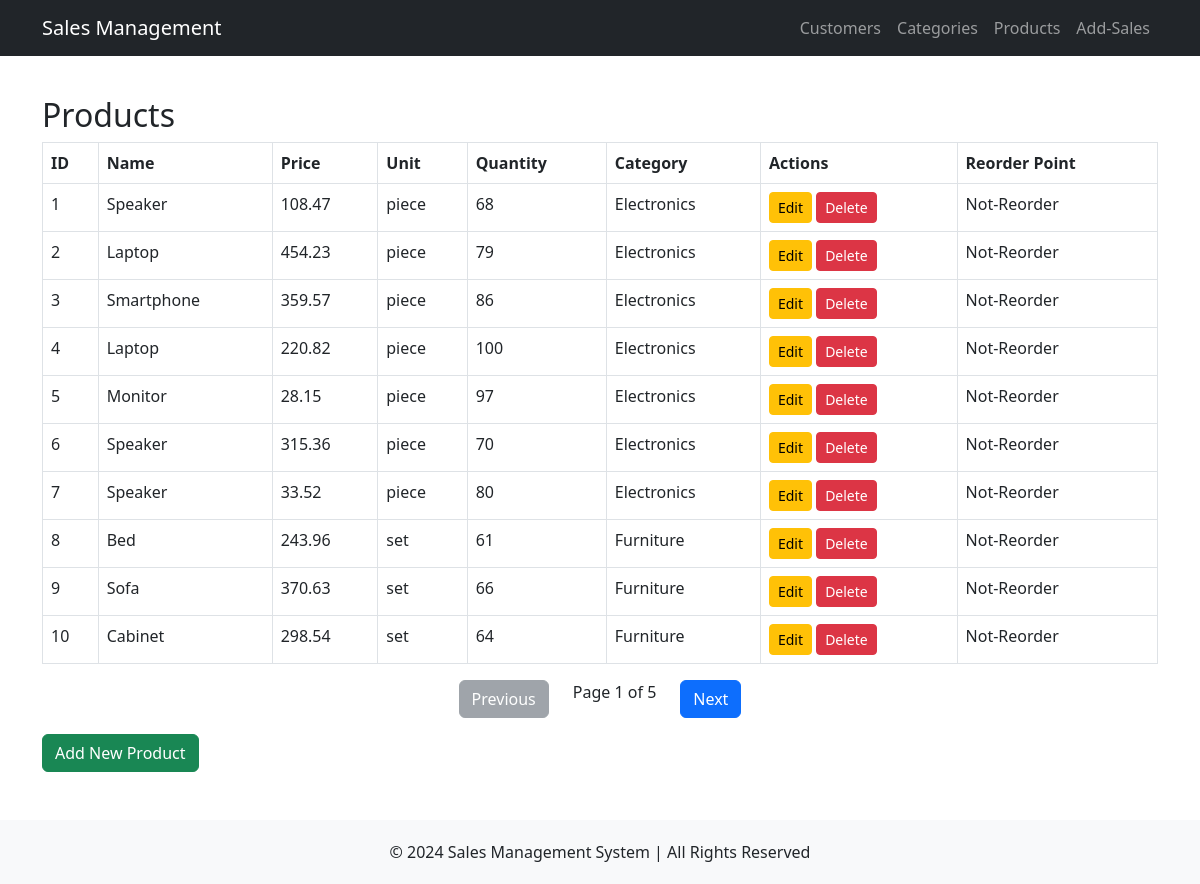
/products, run on an earlier commit of the app's database.
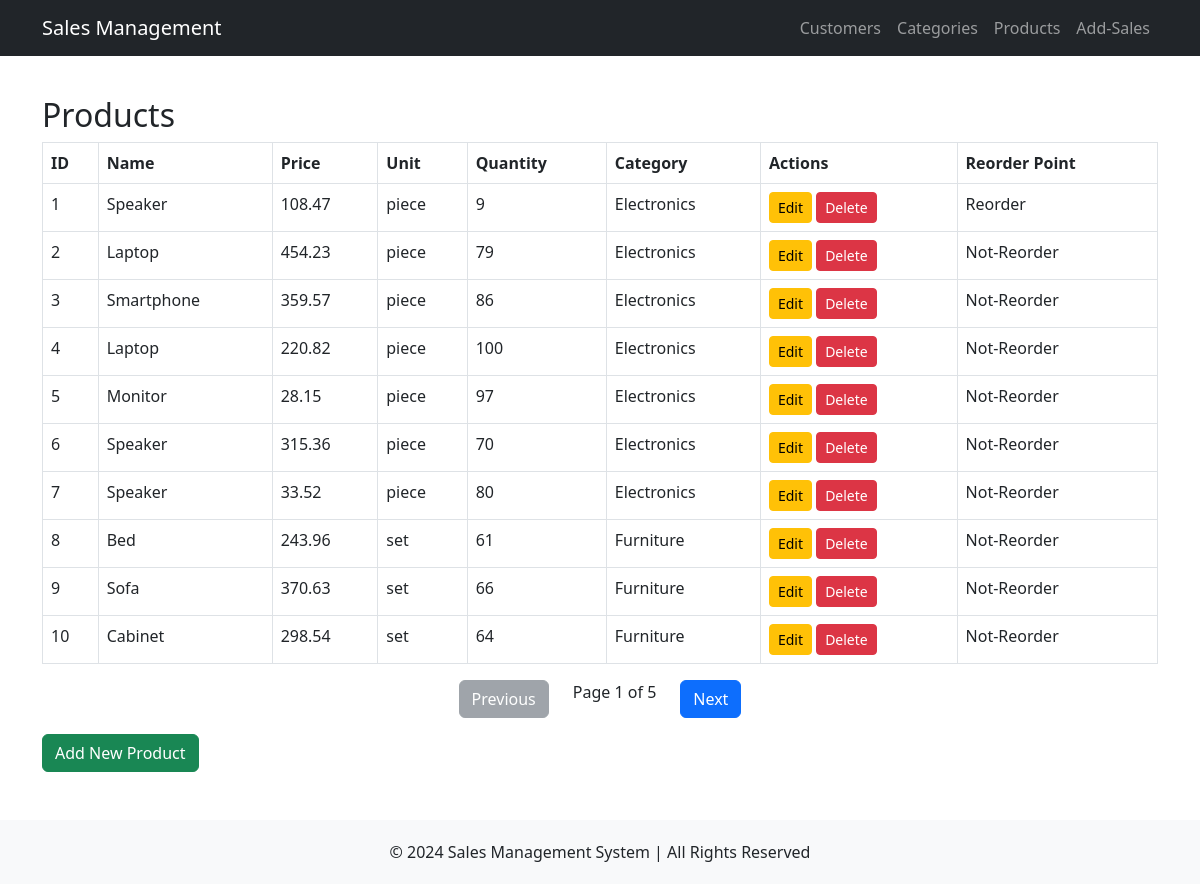
And on a later commit of the database.
### tables this page shows
CREATE TABLE Products (
    pro_id INTEGER PRIMARY KEY AUTOINCREMENT,
    name TEXT NOT NULL,
    price REAL NOT NULL CHECK(price >= 0),
    unit TEXT NOT NULL,
    qty INTEGER NOT NULL CHECK(qty >= 0),
    category_id INTEGER NOT NULL,
    reorder_point TEXT CHECK(reorder_point IN ('Reorder', 'Not-Reorder')) DEFAULT 'Not-Reorder',
    FOREIGN KEY (category_id) REFERENCES Product_categories(proc_id) ON DELETE CASCADE
);

CREATE TABLE Product_categories (
    proc_id INTEGER PRIMARY KEY AUTOINCREMENT,
    name TEXT NOT NULL UNIQUE
);

### routes/products.py (the view)
@product_bp.route('/products')
def products():
    try:
        conn = get_db_connection()
        per_page = 10
        page = request.args.get('page', 1, type=int)
        offset = (page - 1) * per_page
        products = conn.execute('''SELECT Products.pro_id, Products.name, Products.price, Products.unit, Products.qty, Products.reorder_point, Product_categories.name AS category
        FROM Products JOIN Product_categories ON Products.category_id = Product_categories.proc_id LIMIT ? OFFSET ?''', (per_page, offset)).fetchall()
        total_products = conn.execute('SELECT COUNT(*) FROM Products').fetchone()[0]
        total_pages = (total_products + per_page - 1) // per_page
        conn.close()
        has_prev = page > 1
        has_next = page < total_pages
        return render_template('products.html',
                               products=products,
                               page=page,
                               total_pages=total_pages,
                               has_prev=has_prev,
                               has_next=has_next)
    except Exception as e:
        flash(f"Error: {str(e)}", 'danger')
        return render_template('products.html', products=[])

### routes/products.py (called while the page is built)
def get_db_connection():
    conn = sqlite3.connect(DATABASE)
    conn.row_factory = sqlite3.Row
    return conn

### templates/products.html
{% extends 'base.html' %}
{% block content %}
    <h2>Products</h2>
    <table class="table table-bordered">
        <thead>
            <tr>
                <th>ID</th>
                <th>Name</th>
                <th>Price</th>
                <th>Unit</th>
                <th>Quantity</th>
                <th>Category</th>
                <th>Actions</th>
                <th>Reorder Point</th>
            </tr>
        </thead>
        <tbody>
            {% for product in products %}
            <tr>
                <td>{{ product['pro_id'] }}</td>
                <td>{{ product['name'] }}</td>
                <td>{{ product['price'] }}</td>
                <td>{{ product['unit'] }}</td>
                <td>{{ product['qty'] }}</td>
                <td>{{ product['category'] }}</td>
                <td>
                    <a href="/edit_product/{{ product['pro_id'] }}" class="btn btn-warning btn-sm">Edit</a>
                    <a href="/delete_product/{{ product['pro_id'] }}" class="btn btn-danger btn-sm">Delete</a>
                </td>
                <td>{{ product['reorder_point'] }}</td>
            </tr>
            {% endfor %}
        </tbody>
    </table>
    <div class="pagination d-flex justify-content-center">
        {% if has_prev %}
        <a href="{{ url_for('product_bp.products', page=page-1) }}" class="btn btn-primary mx-4">Previous</a>
        {% else %}
        <button class="btn btn-secondary mx-4" disabled>Previous</button>
        {% endif %}
        <span>Page {{ page }} of {{ total_pages }}</span>
        {% if has_next %}
        <a href="{{ url_for('product_bp.products', page=page+1) }}" class="btn btn-primary mx-4">Next</a>
        {% else %}
        <button class="btn btn-secondary mx-4" disabled>Next</button>
        {% endif %}
    </div>
    <a href="{{ url_for('product_bp.add_product') }}" class="btn btn-success mt-3">Add New Product</a>
{% endblock %}

### templates/base.html (shortened to what this page needs)
<!DOCTYPE html>
<html lang="en">
<head>
    <link href="https://cdn.jsdelivr.net/npm/bootstrap@5.3.0/dist/css/bootstrap.min.css" rel="stylesheet">
</head>
<body>
    <nav class="navbar navbar-expand-lg navbar-dark bg-dark">
        <div class="container">
            <a class="navbar-brand" href="/">Sales Management</a>
            <div class="collapse navbar-collapse" id="navbarNav">
                <ul class="navbar-nav ms-auto">
                    <li class="nav-item"><a class="nav-link" href="/customers">Customers</a></li>
                    <li class="nav-item"><a class="nav-link" href="/categories">Categories</a></li>
                    <li class="nav-item"><a class="nav-link" href="/products">Products</a></li>
                    <li class="nav-item"><a class="nav-link" href="/add_sales_transaction">Add-Sales</a></li>
                </ul>
            </div>
        </div>
    </nav>
    <div class="container content mt-4">
        {% block content %} {% endblock %}
    </div>
    <footer class="footer mt-5">
        <div class="container">
            <p class="mb-0">© 2024 Sales Management System | All Rights Reserved</p>
        </div>
    </footer>
</body>
</html>

### templates/base.html (style rules this page uses)
body { display: flex; flex-direction: column; min-height: 100vh; }
.content { flex: 1; }
.footer { background: #f8f9fa; padding: 20px 0; text-align: center; margin-top: auto; }

What changed in the data, as far as the page shows it:
changed Products id 1: qty "68" → "9"; reorder_point "Not-Reorder" → "Reorder"
